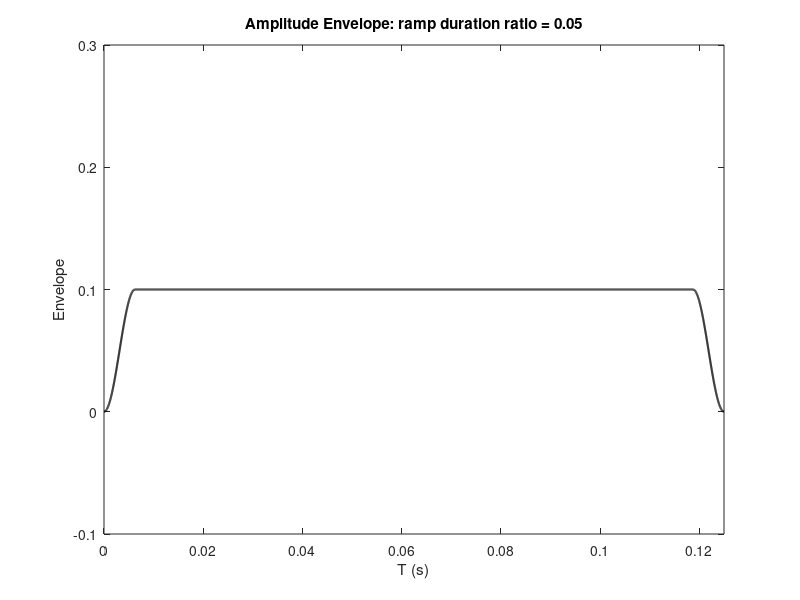

Recreate this plot in MATLAB. (Note: this script raises an error after producing the figure.)
% ABA Seqeucnes Meta Project - Pilot EEG Decoding: Stimuli
% Johnsrude lab: N. Zargarnezhad
% Stimulus Generation Main
close all
clear
clc

cd("/Users/nima/Desktop/Research/ABAmeta")
addpath(genpath(pwd))

%% Constant variables and parameters
% Time and Frequency parameters
Fs = 44100; % Hz - sampling rate (The Audio Dome's display sampling rate)
trial_len = 7; % s - trial duration
beep_len = 0.125; % s - beep sound duration (equal for A and B sequences)
init_silent_len = 0.125; % s - silent period length in the begining of the trial
trigger_len = 0.125; % s - trigger pulse duration
amp = -20; % db - envelope power

% Amplitude and envelope parameters
envelope_ramp_len = 0.05; % ratio - sin^2 envelope's ramp duration (between 0 to 0.5)

% Pitch parameters
FA = 400; % Hz - A seqeunce frequency
df_steps = 2; % semitones - delta f increment size
df_max = 8; % semitones - delta f max

%% Amplitude Envelope
close all
clc

t_temp = 0:1/Fs:beep_len; % s - beep templates time variable
% sine^2 ramp amplitude envelope implementation
envelope = ones(1, length(t_temp));
envelope(t_temp<(envelope_ramp_len*beep_len)) = sin(2*pi*t_temp(t_temp<(envelope_ramp_len*beep_len))/(4*envelope_ramp_len*beep_len)).^2;
envelope(end-length(envelope(t_temp<(envelope_ramp_len*beep_len)))+1:end) = 1-envelope(t_temp<(envelope_ramp_len*beep_len));
envelope = db2mag(amp)*envelope; 
% visualization
figure
plot(t_temp, envelope, "Color", 'k', 'LineWidth', 1.5)
xlim([t_temp(1), t_temp(end)])
ylim([-0.1, db2mag(amp)+0.2])
xlabel('T (s)')
ylabel('Envelope')
title(['Amplitude Envelope: ramp duration ratio = ', num2str(envelope_ramp_len)])

%% A sequence
close all
clc

[A, t_A] = make_sequence('A', FA, Fs, beep_len, envelope, trial_len);

% visualization
figure
plot(t_A, A, "Color", "#0072BD")
xlim([t_A(1), t_A(end)])
ylim([-1.2, 1.2])
xlabel('T (s)')
ylabel('Amplitude')
title(['The A seqeunce with F_A = ', num2str(FA)])

%% B sequence
close all
clc

df = 0:df_steps:df_max; % delta f values in semitones
FB = FA*(2.^(df/12)); % B sequence pitch values

B = zeros(length(FB), length(t_A));
t_B = zeros(length(FB), length(t_A));

for i = 1:length(FB)
    [B(i,:), t_B(i,:)] = make_sequence('B', FB(i), Fs, beep_len, envelope, trial_len);
end

% visualization: a sample
sample = 1;
figure
plot(t_B(sample,:), B(sample,:), "Color", "#D95319")
xlim([t_B(sample, 1), t_B(sample, end)])
ylim([-1.2, 1.2])
xlabel('T (s)')
ylabel('Amplitude')
title(['The B seqeunce with F_B = ', num2str(FB(sample)), ' (\Deltaf = ', num2str(df(sample)), ' st)'])

%% Combine A and Bs
close all
clc

ABA = zeros(size(B));
for i = 1:size(B,1)
    ABA(i,:) = A + B(i,:);
end

% visualization: a sample
sample = 2;
figure
sgtitle(['ABA seqeunce with F_A = ', num2str(FA), ' Hz & F_B = ', num2str(FB(sample)), ' (\Deltaf = ', num2str(df(sample)), ' st)'])
subplot(2,1,1)
plot(t_A, ABA(sample,:), "Color", "Black")
xlim([t_A(1), t_A(end)])
ylim([-1.2, 1.2])

subplot(2,1,2)
plot(t_A, A, 'color', "#0072BD")
hold on
plot(t_B(sample,:), B(sample,:), "Color", "#D95319")
hold off
xlim([t_A(1), t_A(end)])
ylim([-1.2, 1.2])
xlabel('T (s)')
ylabel('Amplitude')

%% Trigger
trigger_pulse = zeros(1, length(t_A));
trigger_pulse(t_A<=trigger_len) = 1;

% visualization
figure
plot(t_A, trigger_pulse, "Color", "black")
xlim([t_A(1), t_A(end)])
ylim([-1.2, 1.2])
xlabel('T (s)')
ylabel('Amplitude')
title("Trigger Pulse")

%% zero-padding, channel assignment, and saving the audio
close all
clc

t = 0:1/Fs:(init_silent_len+trial_len);
num_zeros = length(t) - length(t_A);

ABA_padded = [zeros(size(ABA, 1), num_zeros), ABA];
trigger_pulse_padded = [zeros(1, num_zeros), trigger_pulse];

stimuli_dir = strcat(pwd, '/stimuli');
if ~exist(stimuli_dir, 'dir')
       mkdir(stimuli_dir)
       addpath(stimuli_dir)
end

for i = 1:size(ABA_padded,1)
    audiowrite(strcat(stimuli_dir,...
        '/ABA_level_', num2str(i),'_df_',...
        num2str(df(i)), 'st_B_', num2str(FB(i), '%.1f'),...
        'Hz_A_', num2str(FA), 'Hz.wav'),...
        [trigger_pulse_padded', ABA_padded(i,:)'], Fs);
end

% visualization: a sample
sample = 2;
figure
sgtitle(['ABA seqeunce with F_A = ', num2str(FA), ' Hz & F_B = ', num2str(FB(sample)), ' (\Deltaf = ', num2str(df(sample)), ' st)'])
subplot(3,1,1)
plot(t_A, A, 'color', "#0072BD")
hold on
plot(t_B(sample,:), B(sample,:), "Color", "#D95319")
hold off
xlim([t_A(1), t_A(end)])
ylim([-1.2, 1.2])
xlabel('T (s)')
ylabel('Amplitude')
title("ABA combined")
sound(ABA(sample,:), Fs)

subplot(3,1,2)
plot(t, ABA_padded(sample,:), "Color", "Black")
xlim([t(1), t(end)])
ylim([-1.2, 1.2])
title("ABA combined with initial silence period")

subplot(3,1,3)
plot(t, trigger_pulse_padded, "Color", "Black")
xlim([t(1), t(end)])
ylim([-1.2, 1.2])
title("The trigger pulse")

%% Functions
% local functions for stimuli generation

function beep = beep_temp(freq, Fs, beep_len, envelope)
    % This function builds the beep template for each sequence.
    
    t_temp = 0:1/Fs:beep_len;
    beep = sin(2*pi*freq*t_temp);
    beep = beep.*envelope;
end

function triplet_temp = seq_temp(temp, sequence_type)
    % This function builds the triplet hyper-template for each sequence.
    
    N = length(temp)-1;
    switch sequence_type
        case 'A'
            triplet_temp = temp; % the first A beep
            triplet_temp = [triplet_temp, zeros(1, N)]; % pause for a cycle (the first and last sample in the beep are zeros because of the envelope - overlapping with this zero padding)
            triplet_temp = [triplet_temp, temp(2:end)]; % the second A beep
            triplet_temp = [triplet_temp, zeros(1, N)]; % pause for a cycle
    
        case 'B'
            triplet_temp = zeros(1, N+1); % pause
            triplet_temp = [triplet_temp, temp(2:end)]; % B beep (the first and last samples overlap with the zeros in the pause periods)
            triplet_temp = [triplet_temp, zeros(1, 2*N)]; % pause for 2 cycles
    
    end
end

function [sequence, t] = make_sequence(type, freq, Fs, beep_len, envelope, trial_len)
    % This function makes a sequence of tone for the ABA_ sequence with the
    % given parameters.
    
    repetitions_num = ceil(trial_len/(4*beep_len));
    beep = beep_temp(freq, Fs, beep_len, envelope);
    triplet_temp = seq_temp(beep, type);
    sequence = triplet_temp;
    for i = 1:repetitions_num-1
        sequence = [sequence, triplet_temp(2:end)];
    end
    t_end = repetitions_num*4*beep_len;
    t = linspace(0, t_end, length(sequence));
end
